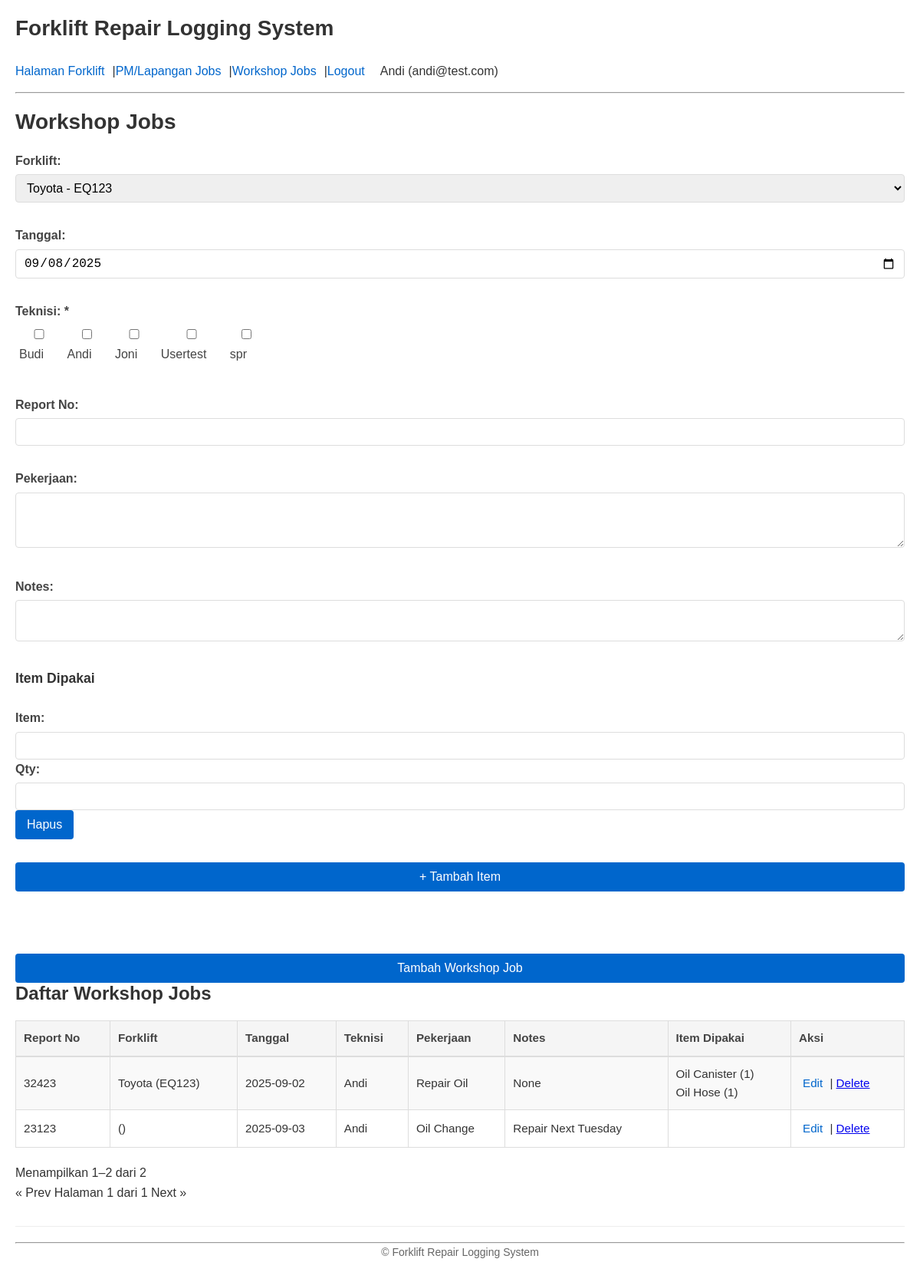
The app's page /workshop/ (signed in) with its own data.
### app/models.py (models this page shows)
class User(Base):
    __tablename__ = "users"
    id = Column(Integer, primary_key=True, index=True)
    name = Column(String, nullable=False)
    email = Column(String, nullable=True, unique=True)
    password = Column(String, nullable=True)
    role = Column(String, nullable=False, default="teknisi")  # admin / supervisor / teknisi

class WorkshopJob(Base):
    __tablename__ = "workshop_jobs"
    id = Column(Integer, primary_key=True, index=True)
    forklift_id = Column(Integer, ForeignKey("forklifts.id", ondelete="CASCADE"), nullable=False)
    date = Column(Date, nullable=False)
    report_no = Column(String, nullable=False)
    job_desc = Column(Text, nullable=False)
    notes = Column(Text, nullable=True)
    forklift = relationship("Forklift", back_populates="workshop_jobs")
    assigned = relationship("WorkshopJobAssignment", back_populates="workshop_job",
                            cascade="all, delete-orphan", passive_deletes=True)
    items = relationship("WorkshopJobItem", back_populates="workshop_job",
                         cascade="all, delete-orphan", passive_deletes=True)

class Forklift(Base):
    __tablename__ = "forklifts"
    id = Column(Integer, primary_key=True, index=True)
    brand = Column(String, nullable=False)
    type = Column(String, nullable=False)
    eq_no = Column(String, nullable=False, unique=True)
    serial_number = Column(String, nullable=False, unique=True)
    location = Column(String, nullable=False)
    powertrain = Column(String, nullable=False)
    owner = Column(String, nullable=False)
    mfg_year = Column(Integer, nullable=False)
    status = Column(String, nullable=False)
    pm_jobs = relationship("PMJob", back_populates="forklift",
                           cascade="all, delete-orphan", passive_deletes=True)
    workshop_jobs = relationship("WorkshopJob", back_populates="forklift",
                                 cascade="all, delete-orphan", passive_deletes=True)
    __table_args__ = (
        UniqueConstraint('eq_no', name='uq_eq_no'),
        UniqueConstraint('serial_number', name='uq_serial_number'),
    )

class WorkshopJobAssignment(Base):
    __tablename__ = "workshop_job_assignments"
    id = Column(Integer, primary_key=True, index=True)
    job_id = Column(Integer, ForeignKey("workshop_jobs.id", ondelete="CASCADE"))
    user_id = Column(Integer, ForeignKey("users.id"))
    workshop_job = relationship("WorkshopJob", back_populates="assigned")
    user = relationship("User")

class WorkshopJobItem(Base):
    __tablename__ = "workshop_job_items"
    id = Column(Integer, primary_key=True, index=True)
    job_id = Column(Integer, ForeignKey("workshop_jobs.id", ondelete="CASCADE"))
    item_name = Column(String, nullable=False)
    qty = Column(Integer, nullable=False)
    workshop_job = relationship("WorkshopJob", back_populates="items")

### app/routes/workshop_jobs.py (the view)
@router.get("/", response_class=HTMLResponse)
def list_workshop_jobs(request: Request, db: Session = Depends(get_db), page: int = 1, size: int = 20):
    page = max(page, 1)
    size = min(max(size, 1), 100)
    query = db.query(WorkshopJob).options(
        joinedload(WorkshopJob.forklift),
        selectinload(WorkshopJob.assigned).joinedload(WorkshopJobAssignment.user),
        selectinload(WorkshopJob.items)
    )
    total = query.count()
    total_pages = (total + size - 1) // size
    jobs = query.offset((page - 1) * size).limit(size).all()
    forklifts = db.query(Forklift).all()
    users = db.query(User).filter(User.role != "admin").all()
    success = request.query_params.get("success")
    pagination = {
        "page": page,
        "size": size,
        "total": total,
        "total_pages": total_pages,
        "has_next": page < total_pages,
        "has_prev": page > 1,
        "next_page": page + 1 if page < total_pages else None,
        "prev_page": page - 1 if page > 1 else None,
        "query": f"&size={size}"
    }
    return templates.TemplateResponse("workshop_jobs/list.html", {
        "request": request,
        "jobs": jobs,
        "forklifts": forklifts,
        "users": users,
        "today": datetime.utcnow().strftime("%Y-%m-%d"),
        "success": success,
        "pagination": pagination
    })

### app/templates/workshop_jobs/list.html (shortened to what this page needs)
{% extends "base.html" %}
{% import "macros.html" as forms %}
{% block content %}
<h1>Workshop Jobs</h1>
  <form action="/workshop/tambah" method="post" class="auth-form">
    <div class="form-group">
      <label>Forklift:</label>
      <select name="forklift_id" required class="form-control">
        {% for f in forklifts %}
        <option value="{{ f.id }}" {% if form_data and form_data.forklift_id == f.id %}selected{% endif %}>{{ f.brand }} - {{ f.eq_no }}</option>
        {% endfor %}
      </select>
    </div>
    <div class="form-group">
      <label>Tanggal:</label>
      <input type="date" name="date" value="{{ today }}" required class="form-control">
    </div>
    <div class="form-group">
      <label>Teknisi: <span class="text-danger">*</span></label>
      <div class="form-check">
        {% for u in users %}
          <div>
            <input type="checkbox" name="technicians" value="{{ u.id }}" id="tech-{{ u.id }}" class="form-check-input" {% if form_data and u.id in form_data.technicians %}checked{% endif %}>
            <label for="tech-{{ u.id }}" class="form-check-label">{{ u.name }}</label>
          </div>
        {% endfor %}
      </div>
    </div>
    <div class="form-group">
      <label>Report No:</label>
      <input type="text" name="report_no" value="{{ form_data.report_no if form_data else '' }}" required class="form-control">
    </div>
    <div class="form-group">
      <label>Pekerjaan:</label>
      <textarea name="job_desc" rows="3" required class="form-control">{{ form_data.job_desc if form_data else '' }}</textarea>
    </div>
    <div class="form-group">
      <label>Notes:</label>
      <textarea name="notes" rows="2" class="form-control">{{ form_data.notes if form_data else '' }}</textarea>
    </div>
    <h4>Item Dipakai</h4>
    <div id="items">
      {% if form_data and form_data.item_names %}
        {% for item_name, qty in zip(form_data.item_names, form_data.qtys) %}
        <div class="form-group">
          <label>Item:</label>
          <input type="text" name="item_name[]" value="{{ item_name }}" required class="form-control">
          <label>Qty:</label>
          <input type="number" name="qty[]" value="{{ qty }}" required class="form-control">
        </div>
        {% endfor %}
      {% else %}
      <div class="form-group">
        <label>Item:</label>
        <input type="text" name="item_name[]" class="form-control">
        <label>Qty:</label>
        <input type="text" name="qty[]" class="form-control">
        <button type="button" onclick="this.parentElement.remove()">Hapus</button>
      </div>
      {% endif %}
    </div>
    <button type="button" onclick="addItemRow()">+ Tambah Item</button><br><br>
    <button type="submit" class="btn">Tambah Workshop Job</button>
  </form>
  <h2>Daftar Workshop Jobs</h2>
  <table>
    <tr>
      <th>Report No</th>
      <th>Forklift</th>
      <th>Tanggal</th>
      <th>Teknisi</th>
      <th>Pekerjaan</th>
      <th>Notes</th>
      <th>Item Dipakai</th>
      <th>Aksi</th>
    </tr>
    {% for job in jobs %}
    <tr>
      <td>{{ job.report_no }}</td>
      <td>{{ job.forklift.brand }} ({{ job.forklift.eq_no }})</td>
      <td>{{ job.date }}</td>
      <td>
        {% for assign in job.assigned %}
          {{ assign.user.name }}<br>
        {% endfor %}
      </td>
      <td>{{ job.job_desc }}</td>
      <td>{{ job.notes or '-' }}</td>
      <td>
        {% for item in job.items %}
          {{ item.item_name }} ({{ item.qty }})<br>
        {% endfor %}
      </td>
      <td>
  {% if is_admin(request.state.user) or is_assigned_to_workshop(request.state.user, job) %}
    <a class="btn-link" href="/workshop/edit/{{ job.id }}">Edit</a> | <a href="/workshop/delete/{{ job.id }}">Delete</a>
  {% endif %}
</td>
    </tr>
    {% endfor %}
  </table>
  {{ forms.pagination_controls(pagination, "/workshop/") }}
{% endblock %}

### app/templates/base.html (shortened to what this page needs)
<!DOCTYPE html>
<html lang="id">
<head>
    <link rel="preload" href="{{ url_for('static', path='/css/styles.css') }}?v=1" as="style" onload="this.onload=null;this.rel='stylesheet'">
</head>
<body>
    <header>
        <h1>{% block header_title %}Forklift Repair Logging System{% endblock %}</h1>
        <nav>
            <a href="/">Halaman Forklift</a> |
            <a href="/pm/">PM/Lapangan Jobs</a> |
            <a href="/workshop/">Workshop Jobs</a> |
            {% if request.cookies.get('session_token') %}
            <a href="/auth/logout" id="logout-link">Logout</a>
            <span id="user-info" style="margin-left: 10px;">
                {{ request.state.user.name if request.state.user else '' }}
                ({{ request.state.user.email if request.state.user else '' }})
            </span>
            {% else %}
            <a href="/auth/login" id="login-link">Login</a>
            {% endif %}
        </nav>
        <hr>
    </header>
    <main>
        {% block content %}{% endblock %}
    </main>
    <footer>
        <hr>
        <p>&copy; {{ current_year }} Forklift Repair Logging System</p>
    </footer>
</body>
</html>

### app/static/css/styles.css (style rules this page uses)
* { margin:0;padding:0;box-sizing:border-box }
body { font-family:Arial,sans-serif;line-height:1.6;padding:20px;max-width:1200px;margin:0 auto;color:#333;background-color:#fff }
h1,h2,h3,h4,h5,h6 { color:#333;margin-bottom:0.75em;font-weight:600;line-height:1.2 }
h1 { font-size:1.75rem }
h2 { font-size:1.5rem }
h4 { font-size:1.1rem }
p { margin-bottom:1em }
header { margin-bottom:20px }
main { min-height:300px }
nav { margin:10px 0;display:flex;flex-wrap:wrap;align-items:center }
nav a { margin-right:10px;text-decoration:none;color:#0066cc;padding:5px 0 }
.form-group { margin-bottom:15px }
label { display:block;margin-bottom:5px;font-weight:600;color:#444 }
.form-control,input[type="text"],input[type="email"],input[type="password"],input[type="number"],input[type="date"],select,textarea { width:100%;padding:8px 10px;border:1px solid #ddd;border-radius:4px;font-size:16px;transition:border-color 0.2s ease }
.form-check { margin-bottom:10px;display:flex;align-items:center }
.form-check input[type="checkbox"],.form-check input[type="radio"] { margin-right:8px }
.form-check label { display:inline;margin-left:5px;font-weight:400 }
button,.btn { background-color:#0066cc;color:#fff;border:none;padding:10px 15px;border-radius:4px;cursor:pointer;font-size:16px;transition:background-color 0.2s ease }
table { width:100%;border-collapse:collapse;margin:20px 0;font-size:0.95rem }
table th,table td { padding:10px;border:1px solid #ddd;text-align:left }
table th { background-color:#f5f5f5;font-weight:600;color:#444;border-bottom:2px solid #ddd }
table tr:nth-child(even) { background-color:#f9f9f9 }
.btn-link { color:#0066cc;text-decoration:none;display:inline-block;padding:2px 5px }
footer { margin-top:30px;padding-top:20px;border-top:1px solid #eee;text-align:center;color:#666;font-size:14px }

### app/templates/base.html (style rules this page uses)
* { margin: 0; padding: 0; box-sizing: border-box; }
body { font-family: Arial, sans-serif; line-height: 1.6; padding: 20px; max-width: 1200px; margin: 0 auto; color: #333; }
header { margin-bottom: 20px; }
h1 { color: #333; margin-bottom: 0.75em; font-weight: 600; line-height: 1.2; font-size: 1.75rem; }
h2 { font-size: 1.5rem; margin-bottom: 0.75em; font-weight: 600; line-height: 1.2; color: #333; }
nav { margin: 10px 0; display: flex; flex-wrap: wrap; align-items: center; }
nav a { margin-right: 10px; text-decoration: none; color: #0066cc; padding: 5px 0; }
.form-group { margin-bottom: 15px; }
label { display: block; margin-bottom: 5px; font-weight: 600; color: #444; }
input, select, textarea { width: 100%; padding: 8px 10px; border: 1px solid #ddd; border-radius: 4px; font-size: 16px; }
button, .btn { background-color: #0066cc; color: white; border: none; padding: 10px 15px; border-radius: 4px; cursor: pointer; }
table { width: 100%; border-collapse: collapse; margin: 20px 0; font-size: 0.95rem; }
th, td { padding: 10px; text-align: left; border: 1px solid #ddd; }
th { background-color: #f5f5f5; font-weight: 600; color: #444; border-bottom: 2px solid #ddd; }
.auth-form { display: flex; flex-direction: column; gap: 15px; }

### records on screen
User: state.user "Andi", state.user "andi@test.com", name "Andi"
User: name "Budi"
User: name "Joni"
User: name "Usertest"
User: name "spr"
WorkshopJob: report_no "32423", forklift.brand "Toyota", forklift.eq_no "EQ123", date "2025-09-02", job_desc "Repair Oil", notes "None"
WorkshopJobAssignment: user.name "Andi"
WorkshopJobItem: item_name "Oil Canister", qty "1"
WorkshopJobItem: item_name "Oil Hose", qty "1"
WorkshopJob: report_no "23123", date "2025-09-03", job_desc "Oil Change", notes "Repair Next Tuesday"
WorkshopJobAssignment: user.name "Andi"

### other values on screen
{{ (pagination.page - 1) * pagination.size + 1 }} "1"
{{ pagination.total }} "2"
{{ pagination.page }} "1"
{{ pagination.total_pages }} "1"
form field forklift_id "Toyota - EQ123"
